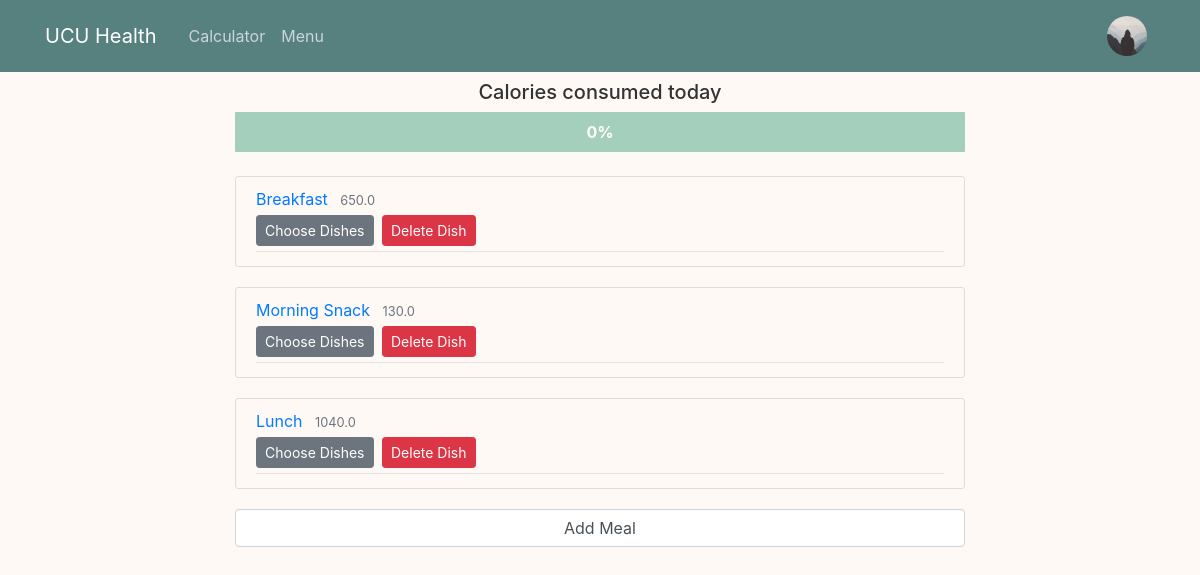
/main (signed in), run on an earlier commit of the app's database.
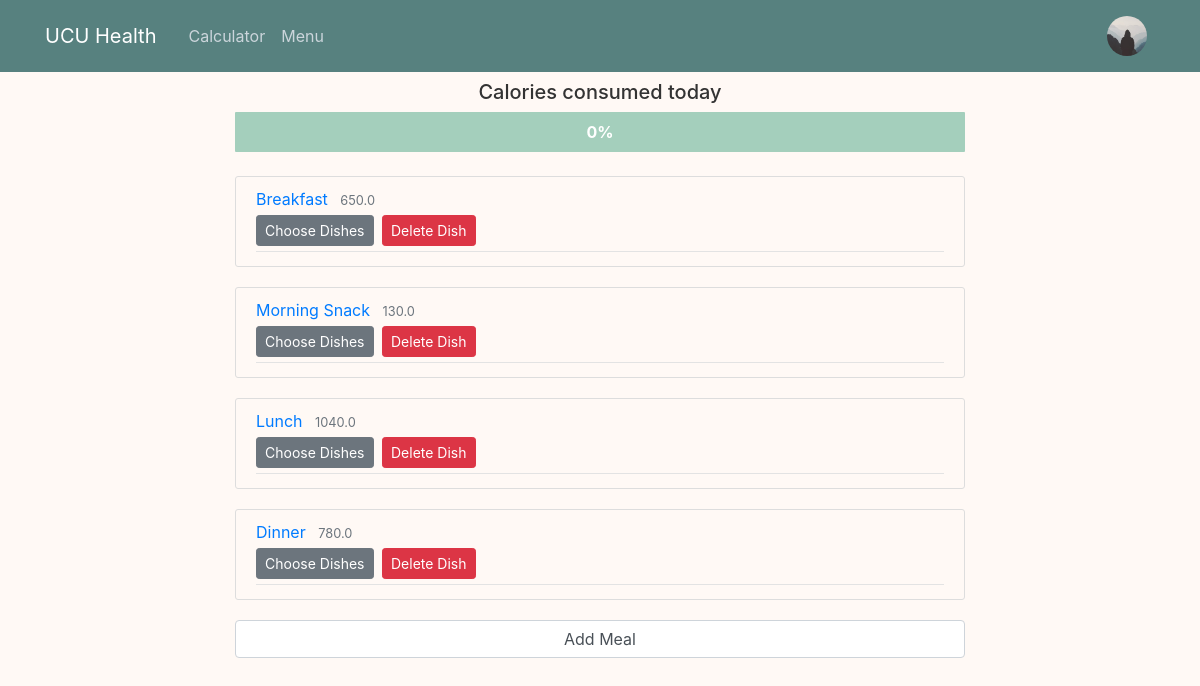
And on a later commit of the database.
### main/models.py (models this page shows, shortened)
class User(db.Model, UserMixin):
    id = db.Column(db.Integer, primary_key=True)
    username = db.Column(db.String(20), unique=True, nullable=False)
    email = db.Column(db.String(120), unique=True, nullable=False)
    password = db.Column(db.String(100), nullable=False)
    image_file = db.Column(db.String(20), nullable = False, default='default.jpg')
    custom_plan = db.Column(db.Boolean, default = False)
    sex = db.Column(db.String(10), nullable = False)
    age = db.Column(db.Integer, nullable = False)
    height = db.Column(db.Integer, nullable=False)
    weight = db.Column(db.Integer, nullable=False)
    goal = db.Column(db.Integer, nullable=False)
    activity = db.Column(db.Float, nullable=False)
    calories = db.Column(db.Float, nullable=False)
    proteins = db.Column(db.Float, nullable=False)
    carbs = db.Column(db.Float, nullable=False)
    fats = db.Column(db.Float, nullable=False)
    servings = db.Column(db.Integer, nullable = False, default = 3)
    meals = db.relationship('Meal', backref="author", lazy = True)

class Meal(db.Model):
    id = db.Column(db.Integer, primary_key = True)
    name = db.Column(db.String(30), nullable = False)
    calories = db.Column(db.Float, nullable = False)
    proteins = db.Column(db.Float, nullable = False)
    carbs = db.Column(db.Float, nullable = False)
    fats = db.Column(db.Float, nullable = False)
    choicen = db.Column(db.Integer, default = 0)
    date_added = db.Column(db.Date, nullable = False,
        default = datetime.date(datetime.utcnow()))
    user_id = db.Column(db.Integer, db.ForeignKey("user.id"), nullable = False)
    dishes = db.relationship('Dish', backref = 'meal', lazy=True)

### main/routes.py (the view, shortened to what this page needs)
@app.route("/", methods=['GET', 'POST'])
@app.route("/main", methods=['GET', 'POST'])
def main():
    if not current_user.is_authenticated:
        return render_template('home.html', title = 'Home')
    meals = Meal.query.filter_by(date_added = datetime.date(datetime.utcnow()),
            user_id = current_user.id).all()
    return render_template('main.html', title = 'Main', meals = meals)

### main/models.py (called while the page is built)
@login_manager.user_loader
def load_user(user_id):
    return User.query.get(int(user_id))

### main/templates/main.html (shortened to what this page needs)
{% extends "layout.html" %}
{% block content %}
<link href="{{ url_for('static', filename='main_bar.css') }}" rel="stylesheet">
<h5 align="center">Calories consumed today</h5>
<div class="progress-bar" role="progressbar">
    <div class="progress-bar-value">0%</div>
</div>
<br>
<form method="POST" action="">
  {% set total_calories = 0 %}
  {% for meal in meals %}
  {% set total_calories = total_calories + meal.calories %}
  <article class="media content-section">
    <div class="media-body">
    <div class="article-metadata">
        <a class="mr-2" href="#">{{ meal.name }}</a>
        <small class="text-muted">{{ meal.calories }}</small>
        <div>
            {% if meal.choicen == False %}
              <a class="btn btn-secondary btn-sm mt-1 mb-1" href="{{url_for('choose_dishes', meal_id = meal.id)}}">Choose Dishes</a>
            {% else %}
              <a class="btn btn-secondary btn-sm mt-1 mb-1" href="{{url_for('show_dish', meal_id = meal.id)}}">Show Dish</a>
              <a class="btn btn-secondary btn-sm mt-1 mb-1" href="{{url_for('view_dishes', meal_id = meal.id)}}">Change Dish</a>
            {% endif %}
            <a class="btn btn-danger btn-sm m-1" href="{{url_for('delete_meal', meal_id = meal.id)}}">Delete Dish</a>
        </div>
  </article>
  {% endfor %}
  <form method="POST" action="">
    <div class="input_field">
      <input type="submit", name="submit_button", value="Add Meal", class="form-control", id="all_meal">
    </div>
  </form>
</form>
{% endblock content %}

### main/templates/layout.html (shortened to what this page needs)
<!DOCTYPE html>
<html>
  <head>
    <link
      rel="stylesheet"
      href="https://maxcdn.bootstrapcdn.com/bootstrap/4.0.0/css/bootstrap.min.css"
 />
    <link
      rel="stylesheet"
      type="text/css"
      href="{{ url_for('static', filename='main.css') }}" />
  </head>
  <body>
    <header class="site-header">
      <nav class="navbar navbar-expand-lg navbar-dark bg-steel fixed-top">
        <div class="container">
          <a class="navbar-brand mr-4" href="{{ url_for('main') }}">UCU Health</a>
          <div class="collapse navbar-collapse" id="navbarToggle">
            <div class="navbar-nav mr-auto">
              <a class="nav-item nav-link" href="{{ url_for('calculator') }}">Calculator</a>
              <a class="nav-item nav-link" href="{{ url_for('menu') }}">Menu</a>
            </div>
            <div class="navbar-nav">
            {% if current_user.is_authenticated %}
              <a class="nav-item nav-link" href="{{ url_for("account") }}"><img class="rounded-circle panel-img" src="{{ url_for('static', filename = 'profile_pics/' + current_user.image_file ) }} "></a>
            {% else %}
              <a class="nav-item nav-link" href="{{ url_for("login") }}">Login</a>
              <a class="nav-item nav-link" href="{{ url_for("register") }}">Register</a>
            {% endif %}
            </div>
          </div>
        </div>
      </nav>
    </header>
    <main role="main" class="container">
      <div class="row">
        <div class="col-md-8">
          {% block content %}{% endblock %}
        </div>
    </main>
  </body>
</html>

### main/static/main.css (style rules this page uses)
body { background: #fff9f5; color: #333333; margin-top: 5rem; }
.row { display: flex; justify-content: center; align-items: center; }
.bg-steel { background-color: #57817f; }
.site-header .navbar-nav .nav-link { color: #cbd5db; }
.content-section { background: #fff9f5;; padding: 10px 20px; border: 1px solid #dddddd; border-radius: 3px; margin-bottom: 20px; }
.article-metadata { padding-bottom: 1px; margin-bottom: 4px; border-bottom: 1px solid #e3e3e3 }
.panel-img { height: 40px; width: 40px; }

### main/static/main_bar.css (style rules this page uses)
.progress-bar { background-color: #a4cfbc; position: relative; width: auto; height: 40px; border-radius: 1px; border: #57817f; }
.progress-bar-value { position: absolute; width: 100%; height: 100%; display: flex; align-items: center; justify-content: center; font-weight: bold; }
.bg-steel { background-color: #57817f; }
.site-header .navbar-nav .nav-link { color: #cbd5db; }
.content-section { background: #fff9f5; padding: 10px 20px; border: 1px solid #dddddd; border-radius: 3px; margin-bottom: 20px; }
.article-metadata { color: #57817f; padding-bottom: 1px; margin-bottom: 4px; border-bottom: 1px solid #e3e3e3 }
.panel-img { height: 40px; width: 40px; }
.mr-2 { background: #fff9f5;; font-size: 16px; color: #57817f text-decoration: none; }

What changed in the data, as far as the page shows it:
added Meal: name "Dinner", calories "780.0"
